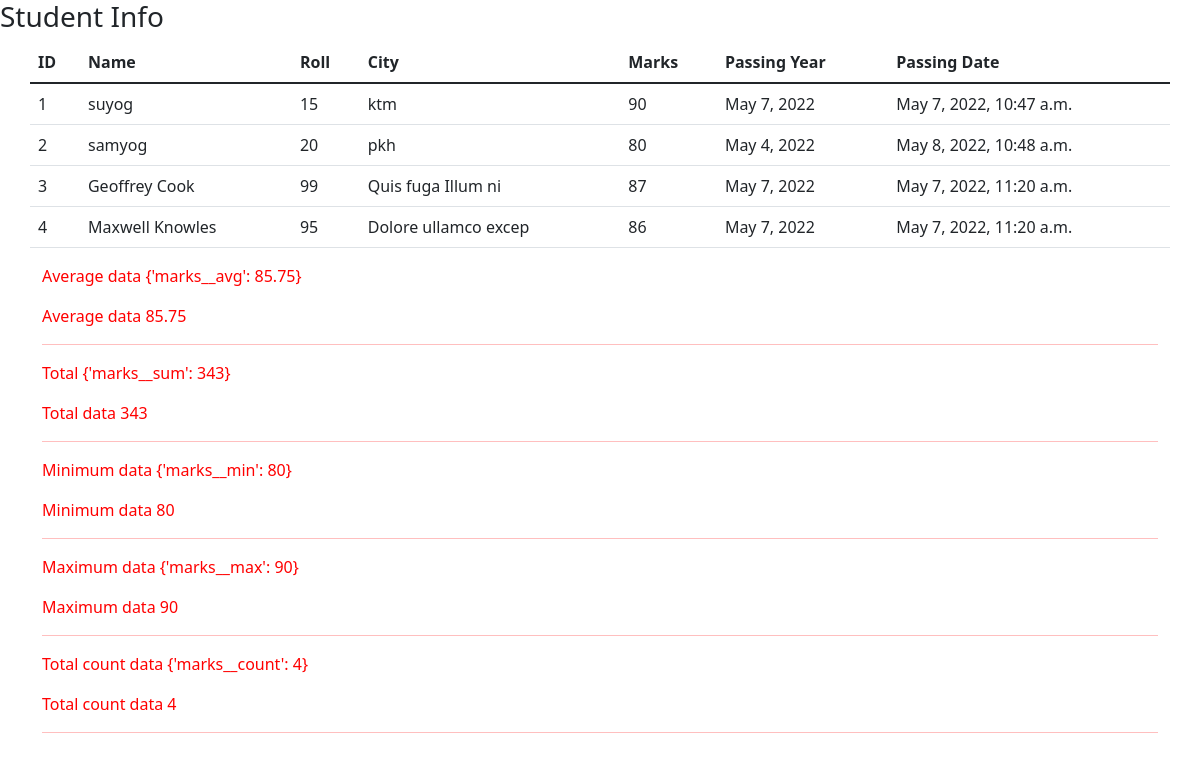
The page / on the database its author committed.
### home/models.py (models this page shows)
class Student(models.Model):
    name = models.CharField(max_length=20)
    roll = models.IntegerField()
    city = models.CharField(max_length=20)
    marks = models.IntegerField()
    passdate = models.DateField()
    admdatetime = models.DateTimeField()

### home/views.py (the view)
# urls.py: 2. Add a URL to urlpatterns:  path('', views.home, name='home')
def home(request):
    student_data = Student.objects.all()
    average = student_data.aggregate(Avg('marks'))
    total = student_data.aggregate(Sum('marks'))
    minimum = student_data.aggregate(Min('marks'))
    maximum = student_data.aggregate(Max('marks'))
    totalcount = student_data.aggregate(Count('marks'))
    print("return:", student_data)
    print()
    print("SQL Query:", student_data.query)
    con = {
        'average': average,
        'total': total,
        'minimum': minimum,
        'maximum': maximum,
        'totalcount': totalcount,
        'students': student_data,
    }
    return render(request, 'home.html', con)

### home/templates/home.html (shortened to what this page needs)
<!DOCTYPE html>
<html lang="en">
<head>
    <link href="https://cdn.jsdelivr.net/npm/bootstrap@5.1.3/dist/css/bootstrap.min.css" rel="stylesheet">
</head>
<body>
    <h3>Student Info</h3>
<div class="container">
<div class="row">
    <table class="table">
        <thead>
          <tr>
            <th scope="col">ID</th>
            <th scope="col">Name</th>
            <th scope="col">Roll</th>
            <th scope="col">City</th>
            <th scope="col">Marks</th>
            <th scope="col">Passing Year</th>
            <th scope="col">Passing Date</th>
          </tr>
        </thead>
        <tbody>
            {% for student  in students %}
          <tr>
            <td>{{student.id}}</td>
            <td>{{student.name}}</td>
            <td>{{student.roll}}</td>
            <td>{{student.city}}</td>
            <td>{{student.marks}}</td>
            <td>{{student.passdate}}</td>
            <td>{{student.admdatetime}}</td>
          </tr>
          {% endfor %}
        </tbody>
      </table>
      <div style="color:red">
      <p>Average data {{average}}</p>
      <p>Average data {{average.marks__avg}}</p>
      <hr>
      <p>Total {{total}}</p>
      <p>Total data {{total.marks__sum}}</p>
      <hr>
      <p>Minimum data {{minimum}}</p>
      <p>Minimum data {{minimum.marks__min}}</p>
      <hr>
      <p>Maximum data {{maximum}}</p>
      <p>Maximum data {{maximum.marks__max}}</p>
      <hr>
      <p>Total count data {{totalcount}}</p>
      <p>Total count data {{totalcount.marks__count}}</p>
      <hr>
        </div>
    </div>
</div>
</body>
</html>

### rows shown on the page
Student: id "1", name "suyog", roll "15", city "ktm", marks "90", passdate "May 7, 2022", admdatetime "May 7, 2022, 10:47 a.m."
Student: id "2", name "samyog", roll "20", city "pkh", marks "80", passdate "May 4, 2022", admdatetime "May 8, 2022, 10:48 a.m."
Student: id "3", name "Geoffrey Cook", roll "99", city "Quis fuga Illum ni", marks "87", passdate "May 7, 2022", admdatetime "May 7, 2022, 11:20 a.m."
Student: id "4", name "Maxwell Knowles", roll "95", city "Dolore ullamco excep", marks "86", passdate "May 7, 2022", admdatetime "May 7, 2022, 11:20 a.m."

### other values the page prints
{{ average }} "{'marks__avg': 85.75}"
{{ average.marks__avg }} "85.75"
{{ total }} "{'marks__sum': 343}"
{{ total.marks__sum }} "343"
{{ minimum }} "{'marks__min': 80}"
{{ minimum.marks__min }} "80"
{{ maximum }} "{'marks__max': 90}"
{{ maximum.marks__max }} "90"
{{ totalcount }} "{'marks__count': 4}"
{{ totalcount.marks__count }} "4"
